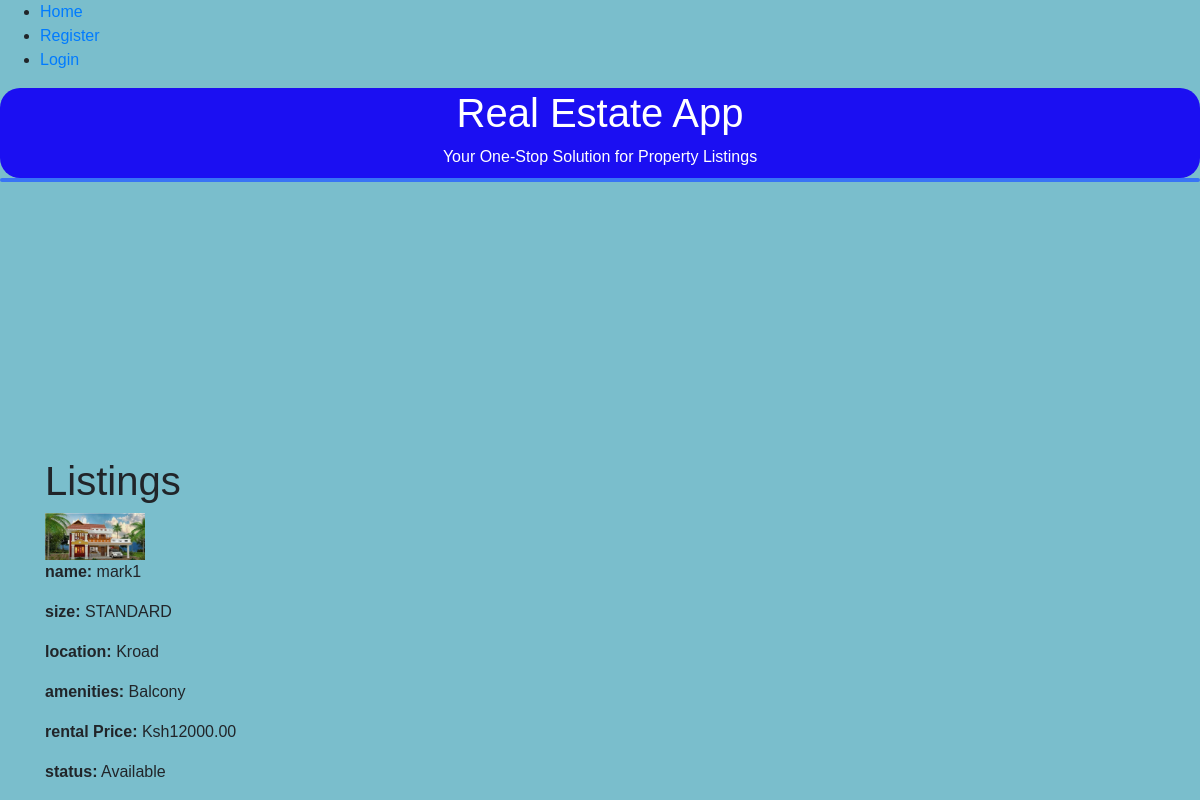
/retrieve_listing/1/, run on an earlier commit of the app's database.
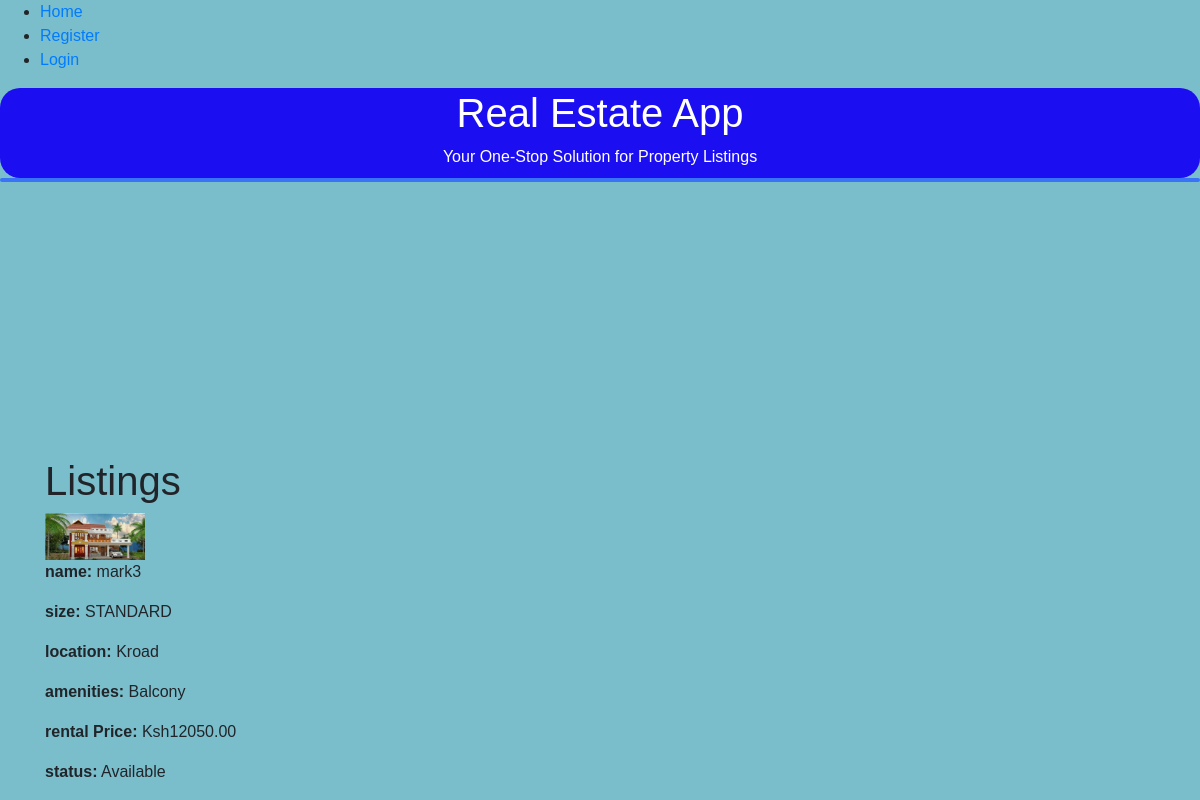
And on a later commit of the database.
### coreApp/models.py (models this page shows, shortened)
class Property_model(models.Model):
    user = models.ForeignKey(User, on_delete=models.CASCADE, related_name='property')
    property_name = models.CharField(max_length=255)
    location = models.CharField(max_length=50)
    image = models.ImageField(blank=True, null=True)
    rental_price = models.DecimalField(max_digits=10, decimal_places=2)
    security_deposit = models.DecimalField(max_digits=10, decimal_places=2)
    start_date = models.start_date = datetime.now()
    end_date = models.end_date = datetime.now()
    duration = models.DurationField()
    date_paid = models.DateField(blank=True, null=True)
    AMENITIES_CHOICES = [
        ('Balcony','Balcony'),
        ('Gym','Gym'),
        ('SwimmingPool','SwimmingPool')]
    STATUS_CHOICES=[
        ('Available','Available'),
        ('Occupied', 'Occupied') ]
    HOUSE_SIZE = [('STANDARD','STANDARD'),
                  ('Spacious','Spacious')]
    TYPE_OF_HOUSE =[('Singleroom','Singleroom'),
                    ('Bedsitter','Bedsitter'),
                    ('Onebedroom','Onebedroom'),
                    ('Twobedroom','Twobedroom'),
                    ('Threebedroom','Threebedroom'),
                    ('Fourbedroom','Fourbedroom'),
                    ('Studio','Studio'),
                    ('Commercialshops','Commercialshops')]
    amenities = models.TextField(choices=AMENITIES_CHOICES)
    status = models.TextField(choices=STATUS_CHOICES)
    house_type = models.CharField(max_length=50,choices=TYPE_OF_HOUSE)
    size = models.CharField(max_length=50,choices=HOUSE_SIZE)

### coreApp/views.py (the view)
# urls.py: path('retrieve_listing/<int:pk>/', listing_retrieve, name ='retrieve_listing'),
def listing_retrieve(request, pk):
    listing = Property_model.objects.get(id=pk)
    context = {
        "listing": listing
    }
    return render (request,"listing_retrieve.html", context)

### coreApp/templates/listing_retrieve.html (shortened to what this page needs)
{% include 'commons/base.html' %}
{% block content %}
<div class="container">
    <h1>Listings</h1>
    <div class="listings">
            <div class="listing">
                <img src="{{ listing.image.url }}" alt="{{ listing.property_name }}" width="100">
                <p><strong>name:</strong> {{ listing.property_name }}</p>
                <p><strong>size:</strong> {{ listing.size }}</p>
                <p><strong>location:</strong> {{ listing.location }}</p>
                <p><strong>amenities:</strong> {{ listing.amenities }}</p>
                <p><strong>rental Price:</strong> Ksh{{ listing.rental_price }}</p>
                <p><strong>status:</strong> {{ listing.status }}</p>
            </div>
    </div>
</div>
{% endblock %}

What changed in the data, as far as the page shows it:
changed Property_model "STANDARD": property_name "mark1" → "mark3"; rental_price "12000.00" → "12050.00"
